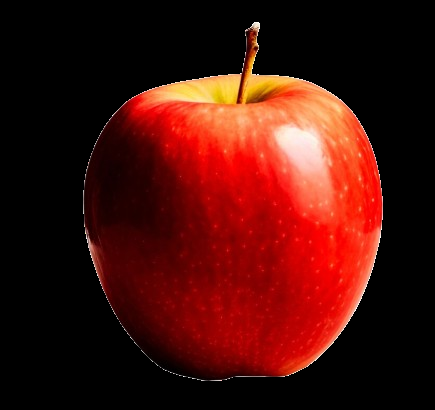
#> input picture TUGAS/Tugas-11/dataset/apel/apel1.png, 435 x 410 px; its folder holds only this picture in this run
$ python AnalisisBentuk.py
#> lines starting #> are read from the running program, lines starting #| are printed output that depends on the picture; after the words box and inside, x2 and y2 are one past the last pixel; in counts of white or black regions, pixels touching at a corner belong together
#> in load_dataset, `img = cv2.imread(os.path.join(folder, file), 0)`:
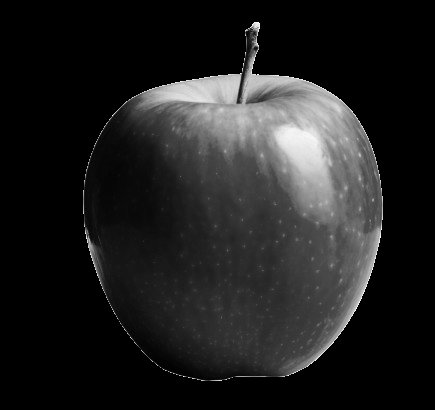
#> img: shape (410, 435); min 0, max 255, mean 32.1
import cv2
import numpy as np
import os
import pandas as pd
import matplotlib.pyplot as plt
from sklearn.neighbors import KNeighborsClassifier
from sklearn.metrics import accuracy_score, confusion_matrix

# =========================
# LOAD DATASET
# =========================
def load_dataset(path):
    images, labels = [], []
    for label in sorted(os.listdir(path)):
        folder = os.path.join(path, label)
        if not os.path.isdir(folder):
            continue
        for file in sorted(os.listdir(folder)):
            img = cv2.imread(os.path.join(folder, file), 0)
            if img is not None:
                images.append(img)
                labels.append(label)
#> pass 2 of the loop in load_dataset, `for label in sorted(os.listdir(path)):`:
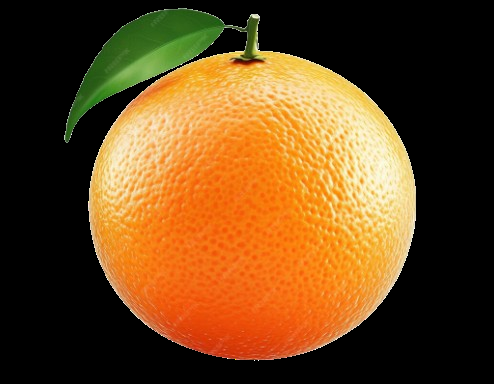
#> input picture TUGAS/Tugas-11/dataset/jeruk/jeruk1.png, 494 x 384 px
#> in load_dataset, `img = cv2.imread(os.path.join(folder, file), 0)`:
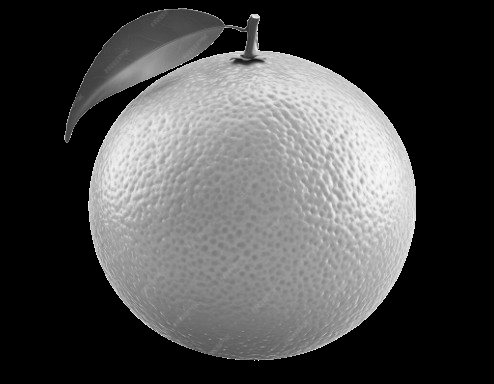
#> img: shape (384, 494); min 0, max 255, mean 75.3
    return images, labels

# =========================
# VISUALISASI DATASET
# =========================
def show_dataset(images, labels):
    cols = 6
    rows = int(np.ceil(len(images)/cols))
    plt.figure(figsize=(15,3*rows))
    for i in range(len(images)):
        plt.subplot(rows, cols, i+1)
        plt.imshow(images[i], cmap='gray')
        plt.title(labels[i])
        plt.axis('off')
    plt.suptitle("Dataset")
    plt.tight_layout()
    plt.show()

# =========================
# CONTOUR
# =========================
def get_contour(img):
    _,th = cv2.threshold(img,127,255,cv2.THRESH_BINARY)
    contours,_ = cv2.findContours(th,cv2.RETR_EXTERNAL,cv2.CHAIN_APPROX_NONE)
    if len(contours)==0:
        return None, th
    return max(contours, key=cv2.contourArea), th

def show_contour(images):
    cols = 6
    rows = int(np.ceil(len(images)/cols))
    plt.figure(figsize=(15,3*rows))
    for i,img in enumerate(images):
        c,_ = get_contour(img)
        canvas = cv2.cvtColor(img, cv2.COLOR_GRAY2BGR)
        if c is not None:
            cv2.drawContours(canvas,[c],-1,(0,255,0),2)
        plt.subplot(rows, cols, i+1)
        plt.imshow(canvas[:,:,::-1])
        plt.axis('off')
    plt.suptitle("Contour")
    plt.tight_layout()
    plt.show()

# =========================
# REGION FEATURES
# =========================
def region_features(c):
    area = cv2.contourArea(c)
    perimeter = cv2.arcLength(c, True)

    x,y,w,h = cv2.boundingRect(c)
    aspect = w/h if h!=0 else 0
    extent = area/(w*h) if w*h!=0 else 0

    hull = cv2.convexHull(c)
    hull_area = cv2.contourArea(hull)
    solidity = area/hull_area if hull_area!=0 else 0

    M = cv2.moments(c)
    cx = M['m10']/M['m00'] if M['m00']!=0 else 0
    cy = M['m01']/M['m00'] if M['m00']!=0 else 0

    return [area, perimeter, cx, cy, x, y, w, h, aspect, extent, solidity]

# =========================
# MOMENTS
# =========================
def moment_features(th):
    M = cv2.moments(th)
    hu = cv2.HuMoments(M).flatten()
    return [M['m00'],M['m10'],M['m01'],M['mu20'],M['mu02'],M['mu11']] + list(hu)

# =========================
# CHAIN CODE
# =========================
def chain_code(c, mode=8):
    dirs4 = [(1,0),(0,1),(-1,0),(0,-1)]
    dirs8 = [(1,0),(1,1),(0,1),(-1,1),(-1,0),(-1,-1),(0,-1),(1,-1)]
    dirs = dirs4 if mode==4 else dirs8

    pts = c.reshape(-1,2)
    code = []

    for i in range(len(pts)):
        dx = np.sign(pts[(i+1)%len(pts)][0]-pts[i][0])
        dy = np.sign(pts[(i+1)%len(pts)][1]-pts[i][1])
        for idx,(x,y) in enumerate(dirs):
            if (dx,dy)==(x,y):
                code.append(idx)
                break
    return code

def normalize_chain(code):
    if len(code)==0:
        return [0]
    min_idx = np.argmin(code)
    return code[min_idx:] + code[:min_idx]

# =========================
# POLYGON (Douglas-Peucker)
# =========================
def polygon(c):
    approx = cv2.approxPolyDP(c,0.01*cv2.arcLength(c,True),True)
    return len(approx)

# =========================
# FOURIER DESCRIPTOR
# =========================
def fourier_descriptor(c,n=20):
    pts = c.reshape(-1,2)
    z = pts[:,0] + 1j*pts[:,1]
    fft = np.fft.fft(z)

    mag = np.abs(fft)
    mag = mag/mag[0] if mag[0]!=0 else mag  # normalisasi

    return fft, mag[:n]

def reconstruct(fft,n):
    f = fft.copy()
    f[n:-n] = 0
    rec = np.fft.ifft(f)
    return rec.real, rec.imag

# =========================
# EKSTRAKSI SEMUA FITUR
# =========================
def extract(images):
    feats, table = [], []

    for img in images:
        c,th = get_contour(img)
        if c is None:
            continue

        reg = region_features(c)
        mom = moment_features(th)

        cc4 = len(normalize_chain(chain_code(c,4)))
        cc8 = len(normalize_chain(chain_code(c,8)))
        poly = polygon(c)

        ffft,fd = fourier_descriptor(c)

        features = reg + mom + [cc4,cc8,poly] + list(fd)
        feats.append(features)

        table.append(reg + mom)

    return np.array(feats), pd.DataFrame(table)

# =========================
# KLASIFIKASI (DATASET KECIL)
# =========================
def evaluate(X,y):
    model = KNeighborsClassifier(n_neighbors=1)  # cocok untuk data kecil
    model.fit(X,y)
    pred = model.predict(X)

    acc = accuracy_score(y,pred)
    cm = confusion_matrix(y,pred)

    return acc, cm

# =========================
# MAIN
# =========================
def main():
    path="dataset"
    images, labels = load_dataset(path)
#> images = 2 items; labels = ['apel', 'jeruk']

    # VISUALISASI
    show_dataset(images,labels)
#> in show_dataset, `rows = int(np.ceil(len(images)/cols))`: rows = 1
#> the loop in show_dataset, `for i in range(len(images)):` made 2 passes
#> in show_dataset, `plt.show()`:
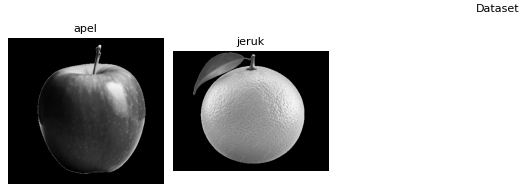
#> figure drawn by matplotlib, 2 panels
    show_contour(images)
#> the loop in show_contour, `for i,img in enumerate(images):` made 2 passes
#> pass 1, in get_contour, `_,th = cv2.threshold(img,127,255,cv2.THRESH_BINARY)`:
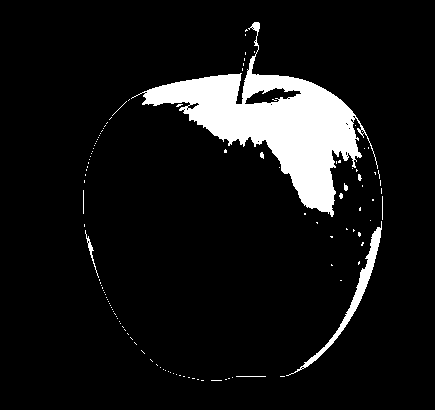
#> th: shape (410, 435); 8.6% white; 117 white regions (108 under 20 px), largest, box (x1, y1, x2, y2) and area: (131, 22, 378, 217) 13707, (286, 221, 382, 376) 1129, (85, 230, 99, 278) 94
#> pass 2, in get_contour (call 2), `_,th = cv2.threshold(img,127,255,cv2.THRESH_BINARY)`:
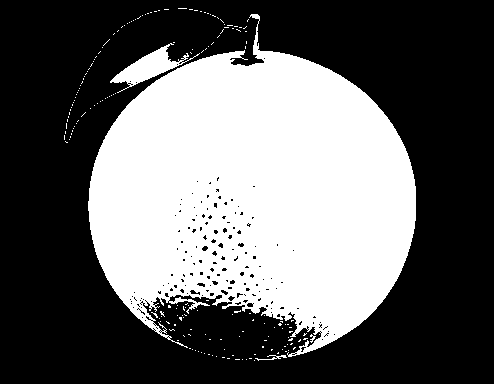
#> th: shape (384, 494); 39% white; 186 white regions (182 under 20 px)
#> after the loop in show_contour, `for i,img in enumerate(images):`:
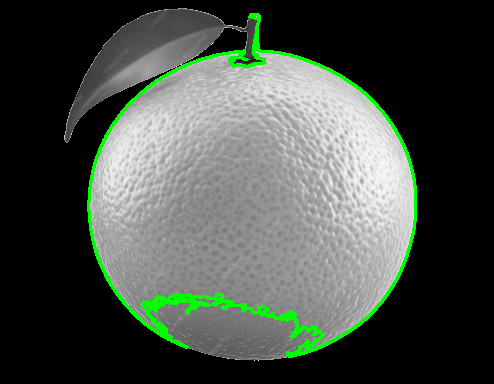
#> canvas: shape (384, 494, 3); mean B, G, R 71.6, 79.1, 71.6
#> in show_contour, `plt.show()`:
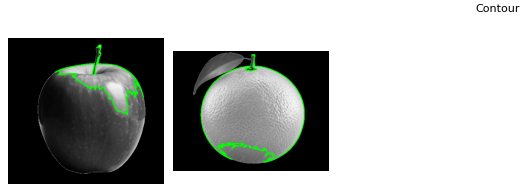
#> figure drawn by matplotlib, 2 panels

    # EKSTRAKSI
    X,table = extract(images)
#> the loop in extract, `for img in images:` made 2 passes
#> (area in region_features, perimeter in region_features, x in region_features, y in region_features, w in region_features, h in region_features, aspect in region_features, extent in region_features) on passes 1 to 2: (13718, 1210.9, 131, 22, 247, 195, 1.27, 0.285), (72205.5, 1951.8, 88, 14, 328, 343, 0.956, 0.642)
#> after the loop in extract, `for img in images:`: feats = 2 items
#> table = table of 2 rows and 24 columns
    y = np.array(labels[:len(X)])

    print("\n=== TABEL REGION & MOMENTS ===")
    print(table)
#> (printed output is left out)

    # FITUR TERPILIH
    region = X[:,:11]
    moment = X[:,11:24]
    fourier = X[:,-20:]

    acc_all,cm = evaluate(X,y)
#> in evaluate, `acc = accuracy_score(y,pred)`: acc = 1
#> in evaluate, `cm = confusion_matrix(y,pred)`: cm = [[1, 0], [0, 1]]
#> acc_all = 1; cm = [[1, 0], [0, 1]]
    acc_region,_ = evaluate(region,y)
#> acc_region = 1
    acc_moment,_ = evaluate(moment,y)
#> acc_moment = 1
    acc_fourier,_ = evaluate(fourier,y)
#> acc_fourier = 1

    print("\n=== AKURASI ===")
    print("All:",acc_all*100)
#| All: 100.0
    print("Region:",acc_region*100)
#| Region: 100.0
    print("Moment:",acc_moment*100)
#| Moment: 100.0
    print("Fourier:",acc_fourier*100)
#| Fourier: 100.0

    print("\n=== CONFUSION MATRIX ===")
    print(cm)
#| [[1 0]
#|  [0 1]]

    # FOURIER REKONSTRUKSI
    c,_ = get_contour(images[0])
#> in get_contour (call 5), `contours,_ = cv2.findContours(th,cv2.RETR_EXTERNAL,cv2.CHAIN_APPROX_NO..`: contours = 116 contours, 113 with area under 20; largest, box (x1, y1, x2, y2) and area: (131, 22, 378, 217) 13718, (286, 221, 382, 376) 957, (85, 230, 99, 278) 46
#> c = contour of 1046 points, box (x1, y1, x2, y2) (131, 22, 378, 217), area 13718
    fft,_ = fourier_descriptor(c)

    plt.figure(figsize=(10,4))
    for i,n in enumerate([5,10,20]):
        x,y = reconstruct(fft,n)
        plt.subplot(1,3,i+1)
        plt.plot(x,y)
        plt.title(f"{n} coeff")
    plt.suptitle("Rekonstruksi Fourier")
    plt.show()
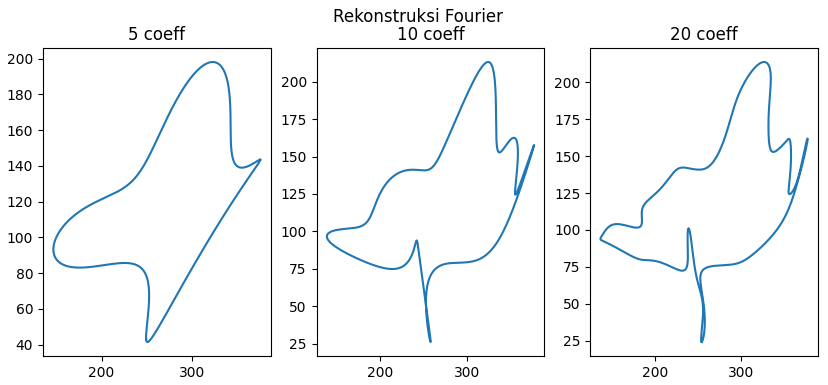
#> figure drawn by matplotlib, 3 panels

# RUN
main()
